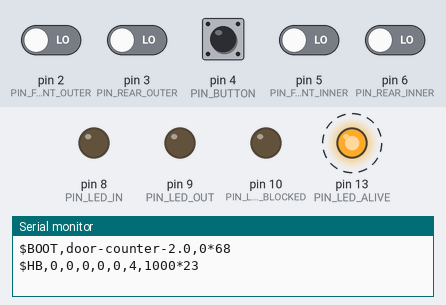
A sketch run on a simulated Arduino Uno, built with avr-gcc and run on an emulated ATmega328P. Parts: output pins drawn as LEDs (lit = HIGH), the last lines printed to the serial monitor. Dashed ring = blinking. The test bench sets the inputs (shaded band); at power-on: pin 4 (PIN_BUTTON) HIGH, pin 2 (PIN_FRONT_OUTER), pin 3 (PIN_REAR_OUTER), pin 5 (PIN_FRONT_INNER), pin 6 (PIN_REAR_INNER) LOW.

Above: at 1.2 s.
1.3 s: pin 4 (PIN_BUTTON) pulled LOW for 0.15 s
At 4.3 s:
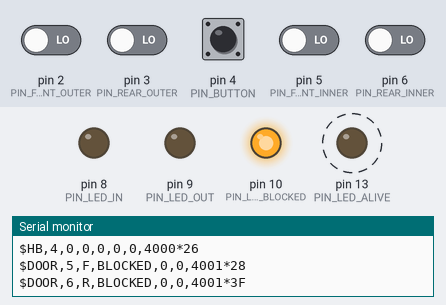
4.4 s: pin 4 (PIN_BUTTON) pulled LOW for 1 s
8.4 s: pin 2 (PIN_FRONT_OUTER) driven HIGH
10.5 s: pin 5 (PIN_FRONT_INNER) driven HIGH
12.5 s: pin 2 (PIN_FRONT_OUTER) driven LOW and pin 4 (PIN_BUTTON) driven LOW
15.5 s: pin 2 (PIN_FRONT_OUTER) driven HIGH
Timing chart, 0 to 18.5 s (numbered marks = the images above; inputs shaded):
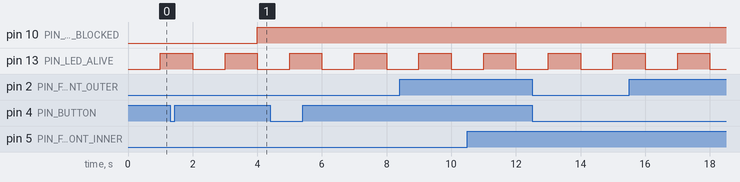

The sketch:

door_counter.ino
```cpp
// Door counter for the 1:20 bus model: Arduino UNO R3 + four FC-51 infrared obstacle sensors, two per door.
//
// Wiring (see edge/docs/wiring.svg):
//   Front door  FC-51 OUTER (street side) OUT -> D2    FC-51 INNER (cabin side) OUT -> D5
//   Rear door   FC-51 OUTER (street side) OUT -> D3    FC-51 INNER (cabin side) OUT -> D6
//   Every FC-51: VCC -> 5V, GND -> GND. The two sensors of a door sit 15-25 mm apart in the walking direction.
//   Green LED  (boarding)   D8  -> 220 ohm -> LED -> GND
//   Red LED    (alighting)  D9  -> 220 ohm -> LED -> GND
//   Yellow LED (obstructed) D10 -> 220 ohm -> LED -> GND
//   Push button (terminal reset, optional) D4 -> button -> GND  (internal pull-up)
//   USB cable to the on-board computer: power and serial data (115200 baud).
//
// Outer then inner = boarding, inner then outer = alighting, at either door (door_logic.h, Doorway). A crossing
// that blocks only one beam is reported as ABORTED and not counted. The Arduino only counts; it never decides
// occupancy. It reports cumulative totals, so the computer recovers from lost lines (see protocol.h). No
// camera, image or personal data ever touches this board.

#include "door_logic.h"
#include "protocol.h"

static const char FIRMWARE[] = "door-counter-2.0";

static const uint8_t PIN_FRONT_OUTER = 2;
static const uint8_t PIN_REAR_OUTER = 3;
static const uint8_t PIN_FRONT_INNER = 5;
static const uint8_t PIN_REAR_INNER = 6;
static const uint8_t PIN_BUTTON = 4;
static const uint8_t PIN_LED_IN = 8;
static const uint8_t PIN_LED_OUT = 9;
static const uint8_t PIN_LED_BLOCKED = 10;
static const uint8_t PIN_LED_ALIVE = LED_BUILTIN;
static const uint8_t SENSOR_PINS[4] = {PIN_FRONT_OUTER, PIN_FRONT_INNER, PIN_REAR_OUTER, PIN_REAR_INNER};

static const uint32_t HEARTBEAT_MS = 1000;
static const uint32_t FLASH_MS = 150;
static const uint32_t BUTTON_DEBOUNCE_MS = 50;

static door::Doorway frontDoor;
static door::Doorway rearDoor;
static door::Totals totals = {0, 0};
static protocol::CommandReader commands;

static uint16_t sequence = 0;
static uint32_t lastHeartbeat = 0;
static uint32_t ledInUntil = 0;
static uint32_t ledOutUntil = 0;
static bool buttonWasDown = false;
static uint32_t buttonChangedAt = 0;

// Raw level changes of the four sensors: a diagnostic for noisy wiring or sunlight (reported in the heartbeat).
// Polled, not by interrupt: only D2 and D3 have interrupts on the UNO.
static uint16_t noiseEdges = 0;
static bool lastRaw[4] = {false, false, false, false};

// FC-51: LOW = obstacle in front of the sensor. Also counts raw edges.
static bool sensorBlocked(uint8_t index) {
  const bool blocked = digitalRead(SENSOR_PINS[index]) == LOW;
  if (blocked != lastRaw[index]) {
    lastRaw[index] = blocked;
    noiseEdges++;
  }
  return blocked;
}

static void send(const char* body) {
  char line[80];
  if (protocol::frame(body, line, sizeof(line)) > 0) {
    Serial.print(line);
  }
}

static void sendDoor(char door, const char* event, uint32_t now) {
  char body[64];
  snprintf(body, sizeof(body), "DOOR,%u,%c,%s,%lu,%lu,%lu", sequence++, door, event,
           (unsigned long)totals.boarded, (unsigned long)totals.alighted, (unsigned long)now);
  send(body);
}

static void sendHeartbeat(uint32_t now) {
  char body[72];
  snprintf(body, sizeof(body), "HB,%u,%lu,%lu,%d,%d,%u,%lu", sequence++, (unsigned long)totals.boarded,
           (unsigned long)totals.alighted, frontDoor.obstructed() ? 1 : 0, rearDoor.obstructed() ? 1 : 0,
           noiseEdges, (unsigned long)now);
  noiseEdges = 0;
  send(body);
}

static void sendAck(const char* what) {
  char body[32];
  snprintf(body, sizeof(body), "ACK,%s,%u", what, sequence++);
  send(body);
}

static void handleDoor(door::Event event, char door, uint32_t now) {
  switch (event) {
    case door::IN:
      totals.boarded++;
      ledInUntil = now + FLASH_MS;
      sendDoor(door, "IN", now);
      break;
    case door::OUT:
      totals.alighted++;
      ledOutUntil = now + FLASH_MS;
      sendDoor(door, "OUT", now);
      break;
    case door::ABORTED:
      sendDoor(door, "ABORTED", now);
      break;
    case door::BLOCKED:
      sendDoor(door, "BLOCKED", now);
      break;
    case door::CLEARED:
      sendDoor(door, "CLEARED", now);
      break;
    default:
      break;
  }
}

static void handleCommands(uint32_t now) {
  while (Serial.available() > 0) {
    if (!commands.feed((char)Serial.read())) {
      continue;
    }
    if (protocol::equals(commands.line(), "RESET")) {
      totals.reset();
      sendAck("RESET");
    } else if (protocol::equals(commands.line(), "STATUS")) {
      sendAck("STATUS");
      sendHeartbeat(now);
    }
  }
}

static void handleButton(uint32_t now) {
  const bool down = digitalRead(PIN_BUTTON) == LOW;
  if (down != buttonWasDown && (uint32_t)(now - buttonChangedAt) >= BUTTON_DEBOUNCE_MS) {
    buttonWasDown = down;
    buttonChangedAt = now;
    if (down) {
      totals.reset();
      sendAck("BUTTON");
    }
  }
}

void setup() {
  for (uint8_t i = 0; i < 4; ++i) {
    pinMode(SENSOR_PINS[i], INPUT);  // the FC-51 drives its output (push-pull); no pull-up needed
  }
  pinMode(PIN_BUTTON, INPUT_PULLUP);
  pinMode(PIN_LED_IN, OUTPUT);
  pinMode(PIN_LED_OUT, OUTPUT);
  pinMode(PIN_LED_BLOCKED, OUTPUT);
  pinMode(PIN_LED_ALIVE, OUTPUT);
  Serial.begin(115200);
  char body[40];
  snprintf(body, sizeof(body), "BOOT,%s,%lu", FIRMWARE, (unsigned long)millis());
  send(body);
}

void loop() {
  const uint32_t now = millis();
  const bool frontOuter = sensorBlocked(0);
  const bool frontInner = sensorBlocked(1);
  const bool rearOuter = sensorBlocked(2);
  const bool rearInner = sensorBlocked(3);
  handleDoor(frontDoor.update(frontOuter, frontInner, now), 'F', now);
  handleDoor(rearDoor.update(rearOuter, rearInner, now), 'R', now);
  handleCommands(now);
  handleButton(now);

  if ((uint32_t)(now - lastHeartbeat) >= HEARTBEAT_MS) {
    lastHeartbeat = now;
    sendHeartbeat(now);
    digitalWrite(PIN_LED_ALIVE, !digitalRead(PIN_LED_ALIVE));
  }
  digitalWrite(PIN_LED_IN, (int32_t)(ledInUntil - now) > 0 ? HIGH : LOW);
  digitalWrite(PIN_LED_OUT, (int32_t)(ledOutUntil - now) > 0 ? HIGH : LOW);
  digitalWrite(PIN_LED_BLOCKED, frontDoor.obstructed() || rearDoor.obstructed() ? HIGH : LOW);
}
```

door_logic.h
```cpp
// Door-counting logic (one FC-51 filter, two of them per door), free of Arduino calls so it can be unit
// tested on a PC.
//
// The FC-51 output is LOW while something reflects the beam (a passenger, a finger, a figure in the model).
// A raw signal is noisy: sunlight flicker, a hand that hesitates, a bag that stays in the doorway.
// The filter turns it into clean events (RNF-6.1: filter false positives):
//
//   1. Debounce: the level must stay stable for `debounceMs` before it is accepted.
//   2. A passage is a block followed by a release, lasting at least `minBlockMs` (shorter = noise).
//   3. A block longer than `maxBlockMs` is an obstruction (bag, umbrella, someone standing in the door):
//      it is reported once as BLOCKED and its release as CLEARED, and it is NOT counted.
//   4. After a counted passage, releases within `refractoryMs` are ignored (the two legs of one person).
//
// All time arithmetic uses unsigned subtraction, so it survives the millis() overflow every 49.7 days.
#ifndef DOOR_LOGIC_H
#define DOOR_LOGIC_H

#include <stdint.h>

namespace door {

enum Event : uint8_t { NONE = 0, PASSED = 1, BLOCKED = 2, CLEARED = 3, IN = 4, OUT = 5, ABORTED = 6 };

struct Config {
  uint16_t debounceMs;
  uint16_t minBlockMs;
  uint16_t maxBlockMs;
  uint16_t refractoryMs;
  uint16_t crossingGapMs;  // both beams clear this long = the crossing is over (see Doorway)
};

// Values tuned for the 1:20 model (a figure or a finger crossing a 5 cm doorway).
static const Config DEFAULT_CONFIG = {5, 60, 4000, 350, 400};

class Filter {
 public:
  explicit Filter(const Config& config = DEFAULT_CONFIG)
      : config_(config),
        candidate_(false),
        candidateSince_(0),
        stable_(false),
        blockStart_(0),
        lastPass_(0),
        hasPassed_(false),
        obstructed_(false) {}

  // Feed one sample: `blocked` is true while the beam is interrupted. Returns at most one event.
  Event update(bool blocked, uint32_t nowMs) {
    if (blocked != candidate_) {
      candidate_ = blocked;
      candidateSince_ = nowMs;
    }
    if (stable_ == candidate_) {
      if (stable_ && !obstructed_ && (uint32_t)(nowMs - blockStart_) > config_.maxBlockMs) {
        obstructed_ = true;
        return BLOCKED;
      }
      return NONE;
    }
    if ((uint32_t)(nowMs - candidateSince_) < config_.debounceMs) {
      return NONE;
    }
    stable_ = candidate_;
    const uint32_t edge = candidateSince_;
    if (stable_) {
      blockStart_ = edge;
      return NONE;
    }
    // Released.
    if (obstructed_) {
      obstructed_ = false;
      return CLEARED;
    }
    const uint32_t duration = edge - blockStart_;
    if (duration < config_.minBlockMs) {
      return NONE;
    }
    if (hasPassed_ && (uint32_t)(edge - lastPass_) < config_.refractoryMs) {
      return NONE;
    }
    hasPassed_ = true;
    lastPass_ = edge;
    return PASSED;
  }

  bool blocked() const { return stable_; }
  bool obstructed() const { return obstructed_; }

 private:
  Config config_;
  bool candidate_;
  uint32_t candidateSince_;
  bool stable_;
  uint32_t blockStart_;
  uint32_t lastPass_;
  bool hasPassed_;
  bool obstructed_;
};

// Two FC-51 per door, one behind the other in the walking direction: OUTER (street side) and INNER (cabin
// side). The order in which the beams are interrupted gives the direction, so every door counts both ways
// and a passenger who turns back is reported instead of miscounted:
//   * a crossing starts when either beam is blocked and ends when both have been clear for `crossingGapMs`,
//     so the two legs of one person and the gap between the two beams belong to the same crossing;
//   * outer blocked first and inner blocked too = IN; inner first and outer too = OUT;
//   * only one beam blocked, or both at the very same instant = ABORTED: reported, never counted;
//   * an obstruction of either beam cancels the crossing (BLOCKED ... CLEARED), as with a single sensor.
class Doorway {
 public:
  explicit Doorway(const Config& config = DEFAULT_CONFIG)
      : config_(config),
        outer_(config),
        inner_(config),
        first_(NOBODY),
        sawOuter_(false),
        sawInner_(false),
        start_(0),
        lastBlocked_(0),
        lastCount_(0),
        hasCounted_(false),
        obstructed_(false) {}

  Event update(bool outerBlocked, bool innerBlocked, uint32_t nowMs) {
    const Event outerEvent = outer_.update(outerBlocked, nowMs);
    const Event innerEvent = inner_.update(innerBlocked, nowMs);
    if (!obstructed_ && (outerEvent == BLOCKED || innerEvent == BLOCKED)) {
      obstructed_ = true;
      first_ = NOBODY;
      return BLOCKED;
    }
    const bool outer = outer_.blocked();
    const bool inner = inner_.blocked();
    if (obstructed_) {
      if (outer || inner) {
        return NONE;
      }
      obstructed_ = false;
      return CLEARED;
    }
    if (first_ == NOBODY) {
      if (!outer && !inner) {
        return NONE;
      }
      first_ = outer && inner ? BOTH : (outer ? OUTER : INNER);
      sawOuter_ = outer;
      sawInner_ = inner;
      start_ = lastBlocked_ = nowMs;
      return NONE;
    }
    sawOuter_ = sawOuter_ || outer;
    sawInner_ = sawInner_ || inner;
    if (outer || inner) {
      lastBlocked_ = nowMs;
      return NONE;
    }
    if ((uint32_t)(nowMs - lastBlocked_) < config_.crossingGapMs) {
      return NONE;
    }
    return finish();
  }

  bool obstructed() const { return obstructed_; }

 private:
  enum First : uint8_t { NOBODY, OUTER, INNER, BOTH };

  Event finish() {
    const First first = first_;
    first_ = NOBODY;
    const uint32_t end = lastBlocked_;
    if ((uint32_t)(end - start_) < config_.minBlockMs) {
      return NONE;  // a glitch on one beam
    }
    if (first == BOTH || !(sawOuter_ && sawInner_)) {
      return ABORTED;
    }
    if (hasCounted_ && (uint32_t)(end - lastCount_) < config_.refractoryMs) {
      return NONE;
    }
    hasCounted_ = true;
    lastCount_ = end;
    return first == OUTER ? IN : OUT;
  }

  Config config_;
  Filter outer_;
  Filter inner_;
  First first_;
  bool sawOuter_;
  bool sawInner_;
  uint32_t start_;
  uint32_t lastBlocked_;
  uint32_t lastCount_;
  bool hasCounted_;
  bool obstructed_;
};

// Running totals of every door: boardings (IN) and alightings (OUT).
struct Totals {
  uint32_t boarded;
  uint32_t alighted;
  void reset() { boarded = 0; alighted = 0; }
  int32_t onBoard() const { return boarded >= alighted ? (int32_t)(boarded - alighted) : 0; }
};

}  // namespace door

#endif  // DOOR_LOGIC_H
```

protocol.h
```cpp
// Serial protocol between the Arduino and the on-board computer (plain ASCII lines, 115200 baud).
//
//   $BOOT,<firmware>,<ms>*CS                          after every reset of the Arduino
//   $DOOR,<seq>,<F|R>,<IN|OUT|ABORTED|BLOCKED|CLEARED>,<boarded>,<alighted>,<ms>*CS
//        both doors report IN and OUT; ABORTED = a crossing that turned back (not counted)
//   $HB,<seq>,<boarded>,<alighted>,<front_blocked>,<rear_blocked>,<noise_edges>,<ms>*CS   every second
//   $ACK,<RESET|STATUS|BUTTON>,<seq>*CS
//
// Every line carries the *cumulative* totals, so the Raspberry never depends on receiving every line:
// a lost line is detected by the sequence number and corrected by the next one. CS is the XOR of every
// character between '$' and '*', in two hexadecimal digits (the NMEA convention), so a corrupted line is
// discarded instead of producing a wrong count.
//
// Commands from the Raspberry (one per line): RESET (terminal auto-correction, RNF-6.3), STATUS.
#ifndef PROTOCOL_H
#define PROTOCOL_H

#include <stddef.h>
#include <stdint.h>

namespace protocol {

inline uint8_t checksum(const char* body) {
  uint8_t sum = 0;
  for (const char* c = body; *c != '\0'; ++c) {
    sum ^= (uint8_t)*c;
  }
  return sum;
}

// Writes "$<body>*CS\r\n" into `out`. Returns the length, or 0 when it does not fit.
inline size_t frame(const char* body, char* out, size_t capacity) {
  static const char HEX_DIGITS[] = "0123456789ABCDEF";
  size_t length = 0;
  while (body[length] != '\0') {
    ++length;
  }
  const size_t total = length + 6;  // '$' + body + '*' + 2 hex + "\r\n"
  if (total + 1 > capacity) {
    return 0;
  }
  const uint8_t sum = checksum(body);
  out[0] = '$';
  for (size_t i = 0; i < length; ++i) {
    out[i + 1] = body[i];
  }
  out[length + 1] = '*';
  out[length + 2] = HEX_DIGITS[(sum >> 4) & 0x0F];
  out[length + 3] = HEX_DIGITS[sum & 0x0F];
  out[length + 4] = '\r';
  out[length + 5] = '\n';
  out[length + 6] = '\0';
  return total;
}

// Accumulates command characters; returns true when a full line is ready in `line()`.
class CommandReader {
 public:
  CommandReader() : length_(0), overflow_(false) { buffer_[0] = '\0'; }

  bool feed(char c) {
    if (c == '\r') {
      return false;
    }
    if (c == '\n') {
      const bool ready = !overflow_ && length_ > 0;
      buffer_[length_] = '\0';
      length_ = 0;
      overflow_ = false;
      return ready;
    }
    if (length_ + 1 >= sizeof(buffer_)) {
      overflow_ = true;  // a line that is too long is dropped whole
      return false;
    }
    buffer_[length_++] = c;
    return false;
  }

  const char* line() const { return buffer_; }

 private:
  char buffer_[24];
  size_t length_;
  bool overflow_;
};

inline bool equals(const char* a, const char* b) {
  while (*a != '\0' && *a == *b) {
    ++a;
    ++b;
  }
  return *a == *b;
}

}  // namespace protocol

#endif  // PROTOCOL_H
```

Measured:
- by itself, pin 13 (PIN_LED_ALIVE): alternates HIGH for 1.0 s and LOW for 1.0 s
